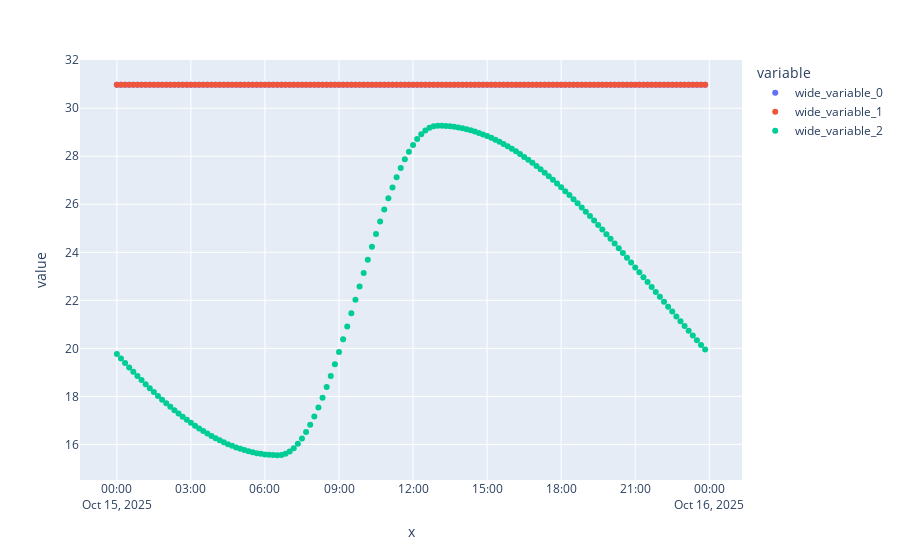

Here is the notebook cell this chart was saved with:
### Code cell
px.scatter(x=naa1.index,
        y=[naa1.Ti_1,naa0.Ti_1,naa0.Ta]
)

### Figure 1 — Plotly figure (JSON) as saved in the notebook; plotly's stock layout.template omitted (floating-point values rounded to 4 significant figures; data arrays with more than 128 entries replaced by an {"elided": "..."} marker saying what was removed)
{"data": [{"hovertemplate": "variable=wide_variable_0<br>x=%{x}<br>value=%{y}<extra></extra>", "legendgroup": "wide_variable_0", "marker": {"color": "#636efa", "symbol": "circle"}, "mode": "markers", "name": "wide_variable_0", "orientation": "v", "showlegend": true, "type": "scatter", "x": {"elided": "144 str values"}, "xaxis": "x", "y": {"elided": "144 float values"}, "yaxis": "y"}, {"hovertemplate": "variable=wide_variable_1<br>x=%{x}<br>value=%{y}<extra></extra>", "legendgroup": "wide_variable_1", "marker": {"color": "#EF553B", "symbol": "circle"}, "mode": "markers", "name": "wide_variable_1", "orientation": "v", "showlegend": true, "type": "scatter", "x": {"elided": "144 str values"}, "xaxis": "x", "y": {"elided": "144 float values"}, "yaxis": "y"}, {"hovertemplate": "variable=wide_variable_2<br>x=%{x}<br>value=%{y}<extra></extra>", "legendgroup": "wide_variable_2", "marker": {"color": "#00cc96", "symbol": "circle"}, "mode": "markers", "name": "wide_variable_2", "orientation": "v", "showlegend": true, "type": "scatter", "x": {"elided": "144 str values"}, "xaxis": "x", "y": {"elided": "144 float values"}, "yaxis": "y"}], "layout": {"legend": {"title": {"text": "variable"}, "tracegroupgap": 0}, "margin": {"t": 60}, "xaxis": {"anchor": "y", "domain": [0, 1], "title": {"text": "x"}}, "yaxis": {"anchor": "x", "domain": [0, 1], "title": {"text": "value"}}}}
